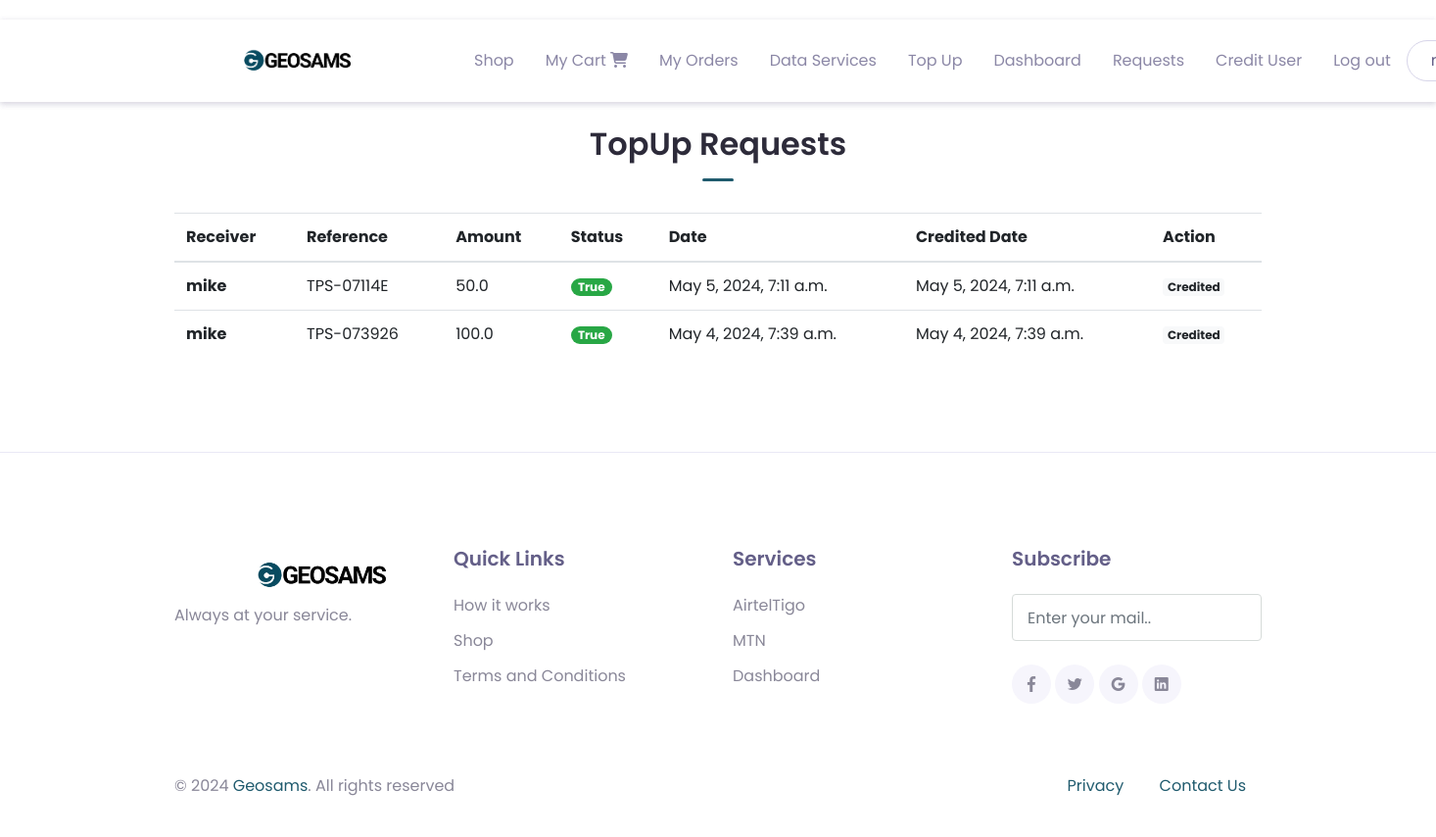
The app's page /elevated/topup-list (signed in) with its own data.
### intel_app/models.py (models this page shows)
class TopUpRequestt(models.Model):
    user = models.ForeignKey(CustomUser, on_delete=models.CASCADE)
    reference = models.CharField(max_length=250, null=False, blank=False)
    amount = models.FloatField(blank=False, null=False)
    status = models.BooleanField(default=False, blank=False, null=False)
    date = models.DateTimeField(auto_now_add=True)
    credited_at = models.DateTimeField(auto_now_add=True)

class CustomUser(AbstractUser):
    first_name = models.CharField(max_length=100, null=False, blank=False)
    last_name = models.CharField(max_length=100, null=False, blank=False)
    username = models.CharField(max_length=100, null=False, blank=False, unique=True)
    email = models.EmailField(max_length=250, null=False, blank=False)
    phone = models.PositiveIntegerField(null=True, blank=True)
    wallet = models.FloatField(null=True, blank=True, default=0.0)
    choices = (
        ("User", "User"),
        ("Agent", "Agent"),
        ("Super Agent", "Super Agent")
    )
    status = models.CharField(max_length=250, null=False, blank=False, choices=choices, default="User")
    password1 = models.CharField(max_length=100, null=False, blank=False)
    password2 = models.CharField(max_length=100, null=False, blank=False)
    data_bundle_access = models.BooleanField(default=True, null=True, blank=True)
    def __str__(self):
        return self.username

### intel_app/views.py (the view)
# urls.py: path('elevated/topup-list', views.topup_list, name="topup_list"),
@login_required(login_url='login')
def topup_list(request):
    if request.user.is_superuser:
        topup_requests = models.TopUpRequestt.objects.all().order_by('date').reverse()[:200]
        context = {
            'requests': topup_requests,
        }
        return render(request, "layouts/services/topup_list.html", context=context)
    else:
        messages.error(request, "Access Denied")
        return redirect('home')

### intel_app/templates/layouts/services/topup_list.html
{% extends 'base.html' %}
  {% block content %}
  {% include 'inc/header.html' %}
  <header>
    {% include 'inc/header.html' %}
  </header>
  <main>
    <div class="page-section mt-5" id="services">
      <div class="container">
            <div class="text-center">
                <h2 class="title-section">TopUp Requests</h2>
                <div class="divider mx-auto"></div>
            </div>
            <div class="table-responsive">
                <table id="myTable" class="table">
                    <thead>
                    <tr>
                        <th scope="col">Receiver</th>
                        <th scope="col">Reference</th>
                        <th scope="col">Amount</th>
                        <th scope="col">Status</th>
                        <th scope="col">Date</th>
                        <th scope="col">Credited Date</th>
                        <th scope="col">Action</th>
                    </tr>
                    </thead>
                    <tbody>
                    {% for request in requests %}
                        <tr>
                            <th scope="row">{{request.user}}</th>
                            <td>{{request.reference}}</td>
                            <td>{{request.amount}}</td>
                            {% if request.status %}
                            <td><span class="badge badge-pill badge-success me-1">{{request.status}}</span></td>
                            {% else %}
                            <td><span class="badge badge-pill badge-danger me-1">{{request.status}}</span></td>
                            {% endif %}
                            <td>{{request.date}}</td>
                            <td>{{request.credited_at}}</td>
                            {% if request.status %}
                            <td><a disabled="true" href="#" class="disabled badge badge-light">Credited</a></td>
                            {% else %}
                            <td><a href="{% url 'credit' reference=request.reference %}" class="badge badge-success">Credit</a></td>
                            {% endif %}
                        </tr>
                    {% endfor %}
                    </tbody>
                </table>
            </div>
      </div>
  </div>
  </main>
  {% include 'inc/footer.html' %}
{% endblock %}

### intel_app/static/assets/css/theme.css (style rules this page uses)
:root { --primary: #205B6E; --accent: #FF3D85; --secondary: #645F88; --success: #35bb78; --info: #05B4E1; --warning: #FAC14D; --danger: #FF4943; --grey: #B4B2C5; --dark: #2D2B3A; --light: #F6F5FC; }
body { font-family: "Poppins", sans-serif; line-height: 1.5; color: #2D2B3A; }
a { color: #205B6E; text-decoration: none; background-color: transparent; }
.page-section { position: relative; padding-top: 80px; padding-bottom: 80px; background-color: #fff; overflow: hidden; }
.title-section { max-width: 450px; color: #2D2B3A; font-weight: 600; }
.text-center .title-section { margin-left: auto; margin-right: auto; }
.divider { display: block; margin-top: 16px; margin-bottom: 32px; width: 32px; height: 3px; border-radius: 40px; background-color: #205B6E; }

### records on screen
TopUpRequestt: user "mike", reference "TPS-07114E", amount "50.0", status "True", date "May 5, 2024, 7:11 a.m.", credited_at "May 5, 2024, 7:11 a.m.", shows "Credited"
TopUpRequestt: user "mike", reference "TPS-073926", amount "100.0", status "True", date "May 4, 2024, 7:39 a.m.", credited_at "May 4, 2024, 7:39 a.m.", shows "Credited"
